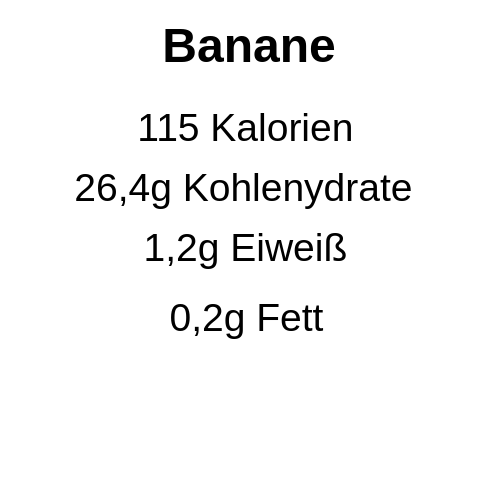
<?xml version="1.0" encoding="UTF-8"?>
<ui version="4.0">
 <class>Form</class>
 <widget class="QWidget" name="Form">
  <property name="geometry">
   <rect>
    <x>0</x>
    <y>0</y>
    <width>500</width>
    <height>500</height>
   </rect>
  </property>
  <property name="windowTitle">
   <string>Form</string>
  </property>
  <property name="styleSheet">
   <string notr="true">background-color: transparent;</string>
  </property>
  <widget class="QLabel" name="name">
   <property name="geometry">
    <rect>
     <x>12</x>
     <y>10</y>
     <width>461</width>
     <height>71</height>
    </rect>
   </property>
   <property name="font">
    <font>
     <pointsize>36</pointsize>
     <weight>75</weight>
     <bold>true</bold>
    </font>
   </property>
   <property name="text">
    <string> Banane</string>
   </property>
   <property name="alignment">
    <set>Qt::AlignCenter</set>
   </property>
  </widget>
  <widget class="QLabel" name="calories">
   <property name="geometry">
    <rect>
     <x>20</x>
     <y>100</y>
     <width>451</width>
     <height>54</height>
    </rect>
   </property>
   <property name="font">
    <font>
     <pointsize>29</pointsize>
    </font>
   </property>
   <property name="text">
    <string>115 Kalorien</string>
   </property>
   <property name="alignment">
    <set>Qt::AlignCenter</set>
   </property>
  </widget>
  <widget class="Line" name="line">
   <property name="geometry">
    <rect>
     <x>12</x>
     <y>80</y>
     <width>461</width>
     <height>21</height>
    </rect>
   </property>
   <property name="font">
    <font>
     <pointsize>14</pointsize>
     <weight>50</weight>
     <bold>false</bold>
    </font>
   </property>
   <property name="frameShadow">
    <enum>QFrame::Sunken</enum>
   </property>
   <property name="lineWidth">
    <number>9</number>
   </property>
   <property name="midLineWidth">
    <number>0</number>
   </property>
   <property name="orientation">
    <enum>Qt::Horizontal</enum>
   </property>
  </widget>
  <widget class="QLabel" name="carbohydrates">
   <property name="geometry">
    <rect>
     <x>18</x>
     <y>160</y>
     <width>451</width>
     <height>54</height>
    </rect>
   </property>
   <property name="font">
    <font>
     <pointsize>29</pointsize>
    </font>
   </property>
   <property name="text">
    <string>26,4g Kohlenydrate</string>
   </property>
   <property name="alignment">
    <set>Qt::AlignCenter</set>
   </property>
  </widget>
  <widget class="QLabel" name="fat">
   <property name="geometry">
    <rect>
     <x>21</x>
     <y>290</y>
     <width>451</width>
     <height>54</height>
    </rect>
   </property>
   <property name="font">
    <font>
     <pointsize>29</pointsize>
    </font>
   </property>
   <property name="text">
    <string>0,2g Fett</string>
   </property>
   <property name="alignment">
    <set>Qt::AlignCenter</set>
   </property>
  </widget>
  <widget class="QLabel" name="protein">
   <property name="geometry">
    <rect>
     <x>20</x>
     <y>220</y>
     <width>451</width>
     <height>54</height>
    </rect>
   </property>
   <property name="font">
    <font>
     <pointsize>29</pointsize>
    </font>
   </property>
   <property name="text">
    <string>1,2g Eiweiß</string>
   </property>
   <property name="alignment">
    <set>Qt::AlignCenter</set>
   </property>
  </widget>
 </widget>
 <resources/>
 <connections/>
</ui>
